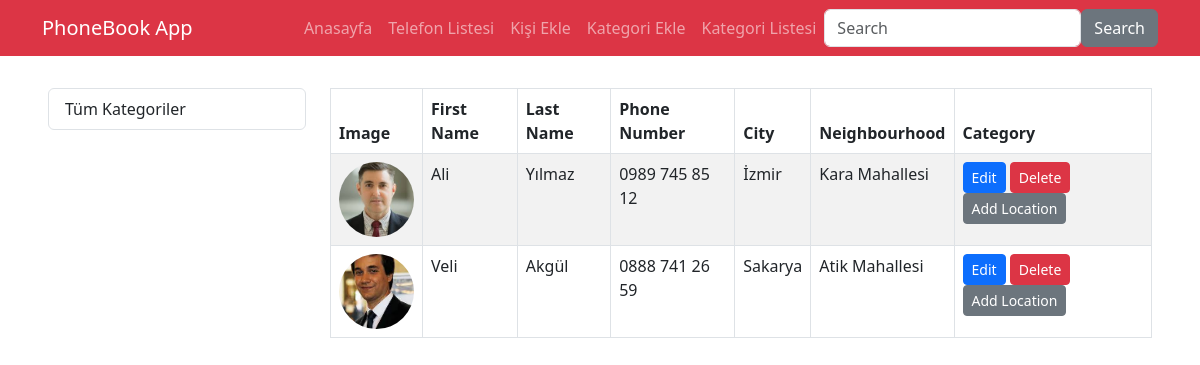
The page /phonebook_app/allpersons/ on the database its author committed.
### phonebook_app/models.py (models this page shows, shortened)
class Person(models.Model):
    first_name = models.CharField(max_length=75)
    last_name = models.CharField(max_length=75)
    phone_number = models.CharField(max_length=30)
    email = models.EmailField(blank=True, null=True)
    image = models.ImageField(upload_to="images/", default="")
    address = models.CharField(max_length=200, blank=True, null=True)
    location = models.ForeignKey(Location, on_delete=models.SET_NULL, blank=True, null=True)
    categories = models.ManyToManyField(Category)
    class Meta:
        verbose_name = "Kişi"
        verbose_name_plural = "Kişiler"
        ordering = ["id"]

class Location(models.Model):
    city = models.CharField(max_length=75)
    neighbourhood = models.CharField(max_length=75)
    class Meta:
        verbose_name = "Lokasyon"
        verbose_name_plural = "Lokasyonlar"

### phonebook_app/views.py (the view)
# urls.py: path("allpersons/", views.all_persons, name="allpersons"),
def all_persons(request):
    persons = Person.objects.all()
    return render(request, "phonebook/all_persons.html", {"persons": persons})

### phonebook_app/templates/phonebook/all_persons.html
{% extends 'base.html' %}
{% load static %}
{% block css_files %}
  <link rel="stylesheet" href="{% static 'phonebook_app/css/style.css' %}" />
{% endblock %}
{% block content %}
<table class="table table-striped table-bordered">
  <thead>
    <tr>
      <th scope="col">Image</th>
      <th scope="col">First Name</th>
      <th scope="col">Last Name</th>
      <th scope="col">Phone Number</th>
      <th scope="col">City</th>
      <th scope="col">Neighbourhood</th>
      <th scope="col">Category</th>
    </tr>
  </thead>
  <tbody>
    {% for person in persons %}
    <tr>
      <th scope="row"><img src="{{ person.image.url }}" class="image" /></th>
      <td>{{ person.first_name }}</td>
      <td>{{ person.last_name }}</td>
      <td>{{ person.phone_number }}</td>
      <td>{{ person.location.city }}</td>
      <td>{{ person.location.neighbourhood }}</td>
      <td><div class="buttons mt-3">
        <a href="{% url 'edit_person' person.id %}" class="btn btn-primary btn-sm"
          >Edit</a
        >
        <a href="{% url 'delete_person' person.id %}" class="btn btn-danger btn-sm"
          >Delete</a
        >
        <a href="{% url 'lokasyonekle' person.id %}" class="btn btn-secondary btn-sm"
          >Add Location</a
        >
      </div></td>
    </tr>
    {% endfor %}
  </tbody>
</table>
{% endblock %}

### phonebook_app/static/phonebook_app/css/style.css (style rules this page uses)
.image { width: 75px; height: 75px; object-fit: cover; border-radius: 50%; }
.buttons { margin: 0 !important; }

### rows shown on the page
Person: image (picture), first_name "Ali", last_name "Yılmaz", phone_number "0989 745 85 12", location.city "İzmir", location.neighbourhood "Kara Mahallesi"
Person: image (picture), first_name "Veli", last_name "Akgül", phone_number "0888 741 26 59", location.city "Sakarya", location.neighbourhood "Atik Mahallesi"
